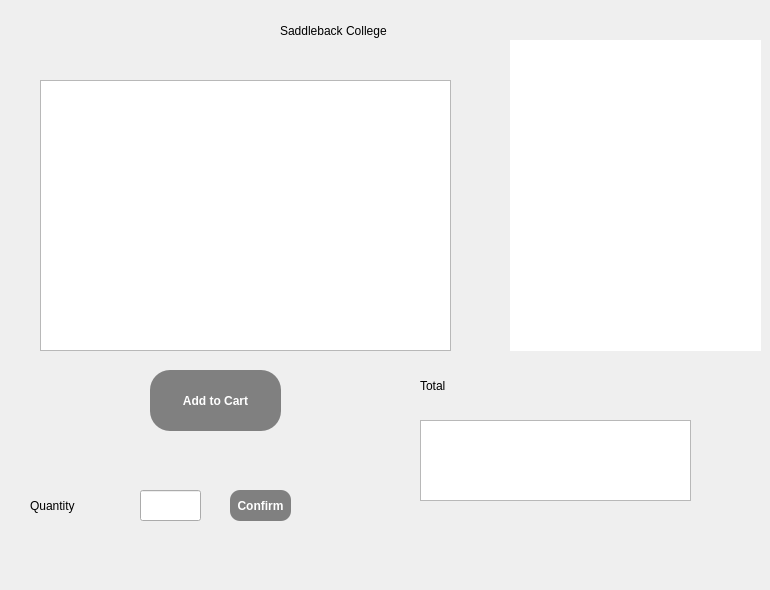
   <widget class="QWidget" name="page_9">
    <widget class="QTableWidget" name="tableWidget_saddleback">
     <property name="geometry">
      <rect>
       <x>40</x>
       <y>80</y>
       <width>411</width>
       <height>271</height>
      </rect>
     </property>
     <property name="editTriggers">
      <set>QAbstractItemView::NoEditTriggers</set>
     </property>
    </widget>
    <widget class="QPushButton" name="next_8">
     <property name="geometry">
      <rect>
       <x>700</x>
       <y>520</y>
       <width>61</width>
       <height>61</height>
      </rect>
     </property>
     <property name="styleSheet">
      <string notr="true">QPushButton {
	background-image: url('res/nxt.png');
    background-repeat: no-repeat;
    background-position: center center;
	border-style: inset;
	border-radius: 30px;
}</string>
     </property>
     <property name="text">
      <string/>
     </property>
    </widget>
    <widget class="QPushButton" name="pushButton_selectPurchase_saddleback">
     <property name="geometry">
      <rect>
       <x>150</x>
       <y>370</y>
       <width>131</width>
       <height>61</height>
      </rect>
     </property>
     <property name="styleSheet">
      <string notr="true">QPushButton {
	background-color: gray;
	border-style: inset;
	color: white;
	font-weight: bold;
	border-radius: 20px;
}

QPushButton:hover {
	background-color: lightgray;
	color: black;	
}</string>
     </property>
     <property name="text">
      <string>Add to Cart</string>
     </property>
    </widget>
    <widget class="QGraphicsView" name="saddleback_view">
     <property name="geometry">
      <rect>
       <x>510</x>
       <y>40</y>
       <width>251</width>
       <height>311</height>
      </rect>
     </property>
     <property name="styleSheet">
      <string notr="true">QGraphicsView {
	background-image: url('res/saddleback_logo.png');
    background-repeat: no-repeat;
    background-position: center center;
	border-style: groove;
	border-radius: 40px;
}</string>
     </property>
    </widget>
    <widget class="QLabel" name="saddleback_title">
     <property name="geometry">
      <rect>
       <x>280</x>
       <y>0</y>
       <width>421</width>
       <height>61</height>
      </rect>
     </property>
     <property name="text">
      <string>Saddleback College</string>
     </property>
    </widget>
    <widget class="QTableWidget" name="tableWidget_totalsaddleback">
     <property name="geometry">
      <rect>
       <x>420</x>
       <y>420</y>
       <width>271</width>
       <height>81</height>
      </rect>
     </property>
    </widget>
    <widget class="QLabel" name="label_totalsaddleback">
     <property name="geometry">
      <rect>
       <x>420</x>
       <y>370</y>
       <width>71</width>
       <height>31</height>
      </rect>
     </property>
     <property name="text">
      <string>Total</string>
     </property>
    </widget>
    <widget class="QLineEdit" name="lineEdit_quantity_saddleback">
     <property name="geometry">
      <rect>
       <x>140</x>
       <y>490</y>
       <width>61</width>
       <height>31</height>
      </rect>
     </property>
    </widget>
    <widget class="QPushButton" name="pushButton_quantitySaddleback">
     <property name="geometry">
      <rect>
       <x>230</x>
       <y>490</y>
       <width>61</width>
       <height>31</height>
      </rect>
     </property>
     <property name="styleSheet">
      <string notr="true">QPushButton {
	background-color: gray;
	border-style: inset;
	color: white;
	font-weight: bold;
	border-radius: 10px;
}

QPushButton:hover {
	background-color: lightgray;
	color: black;	
}</string>
     </property>
     <property name="text">
      <string>Confirm</string>
     </property>
    </widget>
    <widget class="QLabel" name="label_QSaddleback">
     <property name="geometry">
      <rect>
       <x>30</x>
       <y>490</y>
       <width>91</width>
       <height>31</height>
      </rect>
     </property>
     <property name="text">
      <string>Quantity</string>
     </property>
    </widget>
   </widget>
